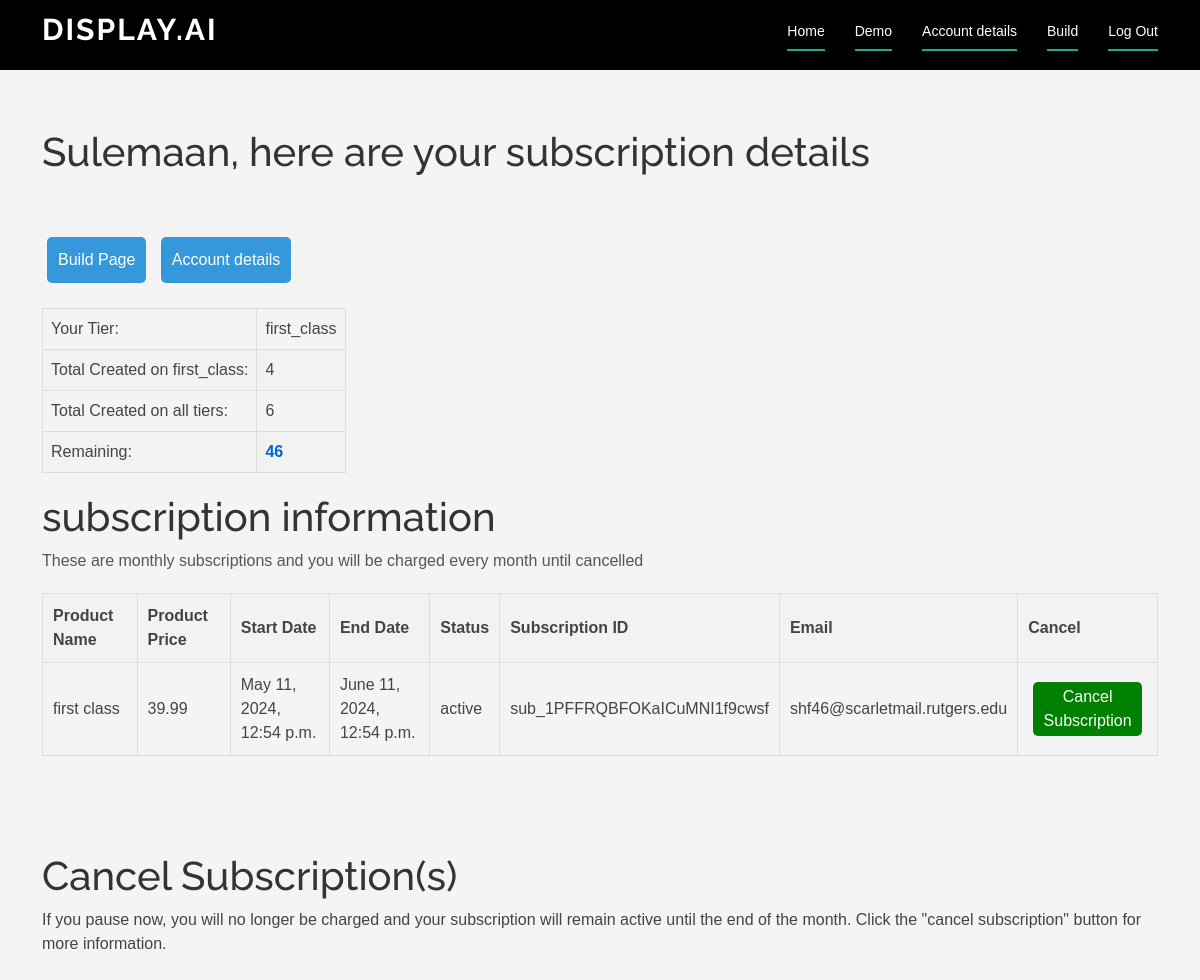
/2/subscriptions (signed in), run on the app's committed database.
### resume_app/models.py (models this page shows, shortened)
class UserProfile(models.Model):
    def profile_image_upload_to(instance, filename):
        return f"profile_pictures/{instance.account.id}.jpg"
    id = models.AutoField(primary_key=True)
    account = models.ForeignKey(Account, on_delete=models.CASCADE, null=True, related_name='account_user_profile')
    user = models.ForeignKey(User, on_delete=models.CASCADE, null=True, related_name='user_profile_user')
    first_name = models.CharField(max_length=255)
    last_name = models.CharField(max_length=255)
    phone = models.CharField(max_length=15)
    city = models.CharField(max_length=255)
    state = models.CharField(max_length=255)
    linkedin_link = models.URLField(blank=True, null=True)
    resume_link = models.URLField(blank=True, null=True)
    github_link = models.URLField(blank=True, null=True)
    website_link = models.URLField(blank=True, null=True)
    profile_image = models.ImageField(upload_to=profile_image_upload_to, storage=OverwriteStorage(), blank=True, null=True)
    institution = models.CharField(max_length=255, blank=True, null=True)
    major = models.CharField(max_length=255, blank=True, null=True)
    minor = models.CharField(max_length=255, blank=True, null=True)
    start_date = models.DateField(default=date.today)
    end_date = models.DateField(default=date.today)
    spoken_languages = models.CharField(max_length=255, blank=True, null=True)
    programming_languages = models.CharField(max_length=255, blank=True, null=True)
    technical_skills = models.CharField(max_length=255, blank=True, null=True)
    leadership = models.CharField(max_length=255, blank=True, null=True)
    DEGREE_CHOICES = [
        ('Science', 'Science'),
        ('Art', 'Art'),
    ]
    degree_type = models.CharField(
        max_length=10,
        choices=DEGREE_CHOICES,
        blank=True,
        null=True,
    )

class Account(models.Model):
    id = models.AutoField(primary_key=True)
    user = models.ForeignKey(User, on_delete=models.CASCADE, null=True, related_name='account_user')
    name = models.CharField(max_length=255, unique=True) # needs to be unique
    password = models.CharField(max_length=255)
    email = models.EmailField()
    tier = models.CharField(max_length=255, default = "free")
    user_profile = models.ForeignKey('UserProfile', on_delete=models.SET_NULL, null=True, related_name='user_profile_account')
    user_plan = models.ForeignKey('Plan', on_delete=models.SET_NULL, null=True, related_name='user_plan')
    user_payment = models.ForeignKey('Payment', on_delete=models.SET_NULL, null=True, related_name='user_payment')
    resume_links = models.CharField(max_length=100000, blank=True, null=True, help_text="Separate links with commas")
    unique_words = models.CharField(max_length=10000000, blank=True, null=True, help_text="Separate actions words with commas")
    reset_password_code = models.CharField(max_length=255, null=True)
    is_active = models.BooleanField(default=True)

class Plan(models.Model):
    id = models.AutoField(primary_key=True)
    type = models.CharField(max_length=255, default="free")
    account = models.ForeignKey(Account, on_delete=models.CASCADE, null=True)
    forms_remaining = models.IntegerField(default=2)
    forms_filled_on_current_plan = models.IntegerField(default=0)
    total_forms_filled = models.IntegerField(default=0)
    total_cover_letters = models.IntegerField(default=0)
    total_tailored_resumes = models.IntegerField(default=0)
    subscription_ids = models.CharField(max_length=100000, blank=True, null=True, help_text="subscription_ids seperated by commas")

class Payment(models.Model):
    account = models.ForeignKey(Account, on_delete=models.CASCADE, null=True, related_name='account_payments')
    subscription_id = models.CharField(max_length=100000, blank=True, null=True)
    start_date = models.DateTimeField(blank=True, null=True)
    end_date = models.DateTimeField(blank=True, null=True)
    subscription_status = models.CharField(max_length=100, blank=True, null=True)
    subscription_cancel_status = models.BooleanField(default=False)
    subscription_cancel_status_text = models.CharField(max_length=100, blank=True, null=True)
    customer_id = models.CharField(max_length=100, blank=True, null=True)
    customer_email = models.CharField(max_length=100000, blank=True, null=True)
    customer_name = models.CharField(max_length=100000, blank=True, null=True)
    price_id = models.CharField(max_length=100, blank=True, null=True)
    product_name = models.CharField(max_length=255, blank=True, null=True)
    product_price = models.DecimalField(max_digits=10, decimal_places=2, blank=True, null=True)

### resume_app/views.py (the view)
# urls.py: path('<int:account_id>/subscriptions', subscriptions, name='subscriptions'),
@login_required
def subscriptions(request, account_id):
    account = Account.objects.get(id=account_id)
    user_plan = Plan.objects.get(account = account)
    userprofile = UserProfile.objects.get(account = account)
    payment_instances = Payment.objects.filter(account=account)
    if request.method == 'GET':
        context = {
                    'account' : account,
                    'user_profile': userprofile,
                    'user_plan' : user_plan,
                    'payment_instances' : payment_instances ,
                    'remaining' : user_plan.forms_remaining - user_plan.forms_filled_on_current_plan
        }
        return render(request, 'subscriptions.html' , context)

### resume_app/templates/subscriptions.html (shortened to what this page needs)
{% extends 'index.html' %}
{% block content %}
<br>  <br>
<header id="header" class="fixed-top d-flex align-items-center">
    <div class="container d-flex justify-content-between">
        <div class="logo">
            <h1><a href="/">display.ai</a></h1>
        </div>
        <nav id="navbar-form" class="navbar">
            <ul>
                <li><a class="nav-link scrollto active" href="/">Home</a></li>
                <li><a class="nav-link scrollto active" href="/">Demo</a></li>
                <li><a class="nav-link scrollto active" href="{% url 'account' account_id=account.id %}">Account details</a></li>
                <li><a class="nav-link scrollto active" href="{% url 'confirmation' account_id=account.id %}"> Build </a></li>
                <li><a class="nav-link scrollto active" href="{% url 'logout' account_id=account.id %}"> Log Out </a></li>
            </ul>
        </nav>
    </div>
</header>
<h1>{{user_profile.first_name}}, here are your subscription details </h1>
    <br> <br>
    <a href="{% url 'confirmation' account_id=account.id %}" class="reload_resume_and_website-button">
        <button type="button"> Build Page </button>
    </a>
    <a href="{% url 'account' account_id=account.id %}" class="reload_resume_and_website-button">
        <button type="button"> Account details </button>
    </a>
    <table class="user-info-table">
        <tr>
            <td>Your Tier:</td>
            <td>{{account.tier}}</td>
        </tr>
        <tr>
            <td>Total Created on {{account.tier}}:</td>
            <td>{{user_plan.forms_filled_on_current_plan}}</td>
        </tr>
        <tr>
            <td>Total Created on all tiers:</td>
            <td>{{user_plan.total_forms_filled}} </td>
        </tr>
        <tr>
            <td>Remaining:</td>
            <td> <b> {{remaining}} </b> </td>
        </tr>
    </table>
    <h1> subscription information </h1>
    <p> These are monthly subscriptions and you will be charged every month until cancelled </p>
    {% if payment_instances %}
    <table border="1">
        <tr>
            <th>Product Name</th>
            <th>Product Price</th>
            <th>Start Date</th>
            <th>End Date</th>
            <th>Status</th>
            <th>Subscription ID</th>
            <th>Email</th>
            <th>Cancel</th>
        </tr>
        {% for payment_instance in payment_instances %}
            <tr>
                <td>{{ payment_instance.product_name }}</td>
                <td>{{ payment_instance.product_price }}</td>
                <td>{{ payment_instance.start_date }}</td>
                <td>{{ payment_instance.end_date }}</td>
                <td>{{ payment_instance.subscription_status }}</td>
                <td>{{ payment_instance.subscription_id }}</td>
                <td>{{ payment_instance.customer_email }}</td>
                <td>
                    <form id="pauseForm{{ payment_instance.subscription_id }}" action="{% url 'cancel_subscription' account_id=account.id subscription_id=payment_instance.subscription_id %}" method="post">
                        {% if payment_instance.subscription_status != 'cancelled' %}
                        <button type="button" class="cancel-subscription-button" onclick="confirmPause('{{ payment_instance.end_date }}', '{{ payment_instance.subscription_id }}')">Cancel Subscription</button>
                        {% else %}
                            <button type="button" class="cancel-button" onclick="alreadyCancelled('{{ payment_instance.end_date }}', '{{ payment_instance.subscription_id }}')">Subscription already cancelled</button>
                        {% endif %}
                    </form>
                </td>
            </tr>
        {% endfor %}
    </table>
    {% else %}
    <p>No payment instances found for this account</p>
    {% endif %}
<br> <br>  <br>  <br>
<h1> Cancel Subscription(s) </h1>
If you pause now, you will no longer be charged and your subscription will remain active until the end of the month.
Click the "cancel subscription" button for more information.
<br><br>
{% endblock %}

### resume_app/templates/index.html (shortened to what this page needs)
{% load static %}
<!DOCTYPE html>
<html>
 <head>
  <link href="/static/vendor/aos/aos.css" rel="stylesheet">
  <link href="/static/vendor/bootstrap/css/bootstrap.min.css" rel="stylesheet">
  <link href="/static/vendor/bootstrap-icons/bootstrap-icons.css" rel="stylesheet">
  <link href="/static/vendor/boxicons/css/boxicons.min.css" rel="stylesheet">
  <link href="/static/vendor/glightbox/css/glightbox.min.css" rel="stylesheet">
  <link href="/static/vendor/swiper/swiper-bundle.min.css" rel="stylesheet">
  <link href="/static/css/style.css" rel="stylesheet">
</head>
      <header id="header" class="fixed-top d-flex align-items-center">
        <div class="container d-flex justify-content-between">
          <div class="logo">
            <h1><a href="/">display.ai</a></h1>
          </div>
          <nav id="navbar" class="navbar">
            <ul>
              <li><a class="nav-link scrollto active" href="/">Home</a></li>
              <li><a class="nav-link scrollto active" href="">Demo</a></li>
              <li><a class="nav-link scrollto active" href="">Pricing</a></li>
              <li><a class="nav-link scrollto active" href="">About Us</a></li>
            </ul>
          </nav>
        </div>
    </header>
    <body>
        <main class="container">
          {% block content %}
          {% endblock %}
        </main>
    </body>
</html>

### resume_app/static/css/style.css (style rules this page uses)
body { font-family: "Open Sans", sans-serif; color: #444444; }
a { color: #1bac91; text-decoration: none; }
h1, h2, h3, h4, h5, h6 { font-family: "Raleway", sans-serif; }
#header { height: 70px; transition: all 0.5s; z-index: 997; background: #000; }
#header .logo h1 { font-size: 30px; margin: 0; padding: 6px 0; line-height: 1; font-weight: 700; letter-spacing: 2px; text-transform: uppercase; }
#header .logo h1 a, #header .logo h1 a:hover { color: #fff; text-decoration: none; }
.navbar { padding: 0; }
.navbar ul { margin: 0; padding: 0; display: flex; list-style: none; align-items: center; }
.navbar li { position: relative; }
.navbar>ul>li+li { margin-left: 30px; }
.navbar a, .navbar a:focus { display: flex; align-items: center; justify-content: space-between; padding: 12px 0; font-size: 14px; color: rgba(255, 255, 255, 0.8); white-space: nowrap; transition: 0.3s; position: relative; }
.navbar>ul>li>a:before { content: ""; position: absolute; width: 100%; height: 2px; bottom: 3px; left: 0; background-color: #1bac91; visibility: hidden; width: 0px; transition: all 0.3s ease-in-out 0s; }
.navbar a:hover:before, .navbar li:hover>a:before, .navbar .active:before { visibility: visible; width: 100%; }
.navbar a:hover, .navbar .active, .navbar .active:focus, .navbar li:hover>a { color: #fff; }

### resume_app/templates/subscriptions.html (style rules this page uses)
.cancel-subscription-button { background-color: green; }
body { font-family: 'Arial', sans-serif; background-color: #f4f4f4; margin: auto; padding: 60px 0 0 0; display: flex; justify-content: center; align-items: center; height: auto; }
h1, h2 { color: #333; }
p { color: #666; }
ul { list-style: none; padding: 0; }
li { margin-bottom: 8px; color: #666; }
.reload_resume_and_website-button, button { background-color: #3498db; color: white; border: none; padding: 3px; text-align: center; text-decoration: none; display: inline-block; font-size: 16px; margin: 5px; cursor: pointer; border-radius: 5px; }
.user-info-table { width: auto; border-collapse: collapse; margin-bottom: 20px; }
.user-info-table td { padding: 8px; border: 1px solid #ddd; text-align: left; }
.user-info-table tr:nth-child(even) { background-color: #f2f2f2; }
.user-info-table b { color: #0066cc; }
body { font-family: Arial, sans-serif; margin: 20px; }
h1 { color: #333; }
table { width: 100%; border-collapse: collapse; margin-top: 20px; }
th, td { border: 1px solid #ddd; padding: 10px; text-align: left; }
th { background-color: #f2f2f2; }
p { color: #555; }

### data on the page
UserProfile: first_name "Sulemaan"
Account: tier "first_class"
Plan: forms_filled_on_current_plan "4", total_forms_filled "6"
Payment: product_name "first class", product_price "39.99", start_date "May 11, 2024, 12:54 p.m.", end_date "June 11, 2024, 12:54 p.m.", subscription_status "active", subscription_id "sub_1PFFRQBFOKaICuMNI1f9cwsf", customer_email "shf46@scarletmail.rutgers.edu"

### other printed values
{{ remaining }} "46"
